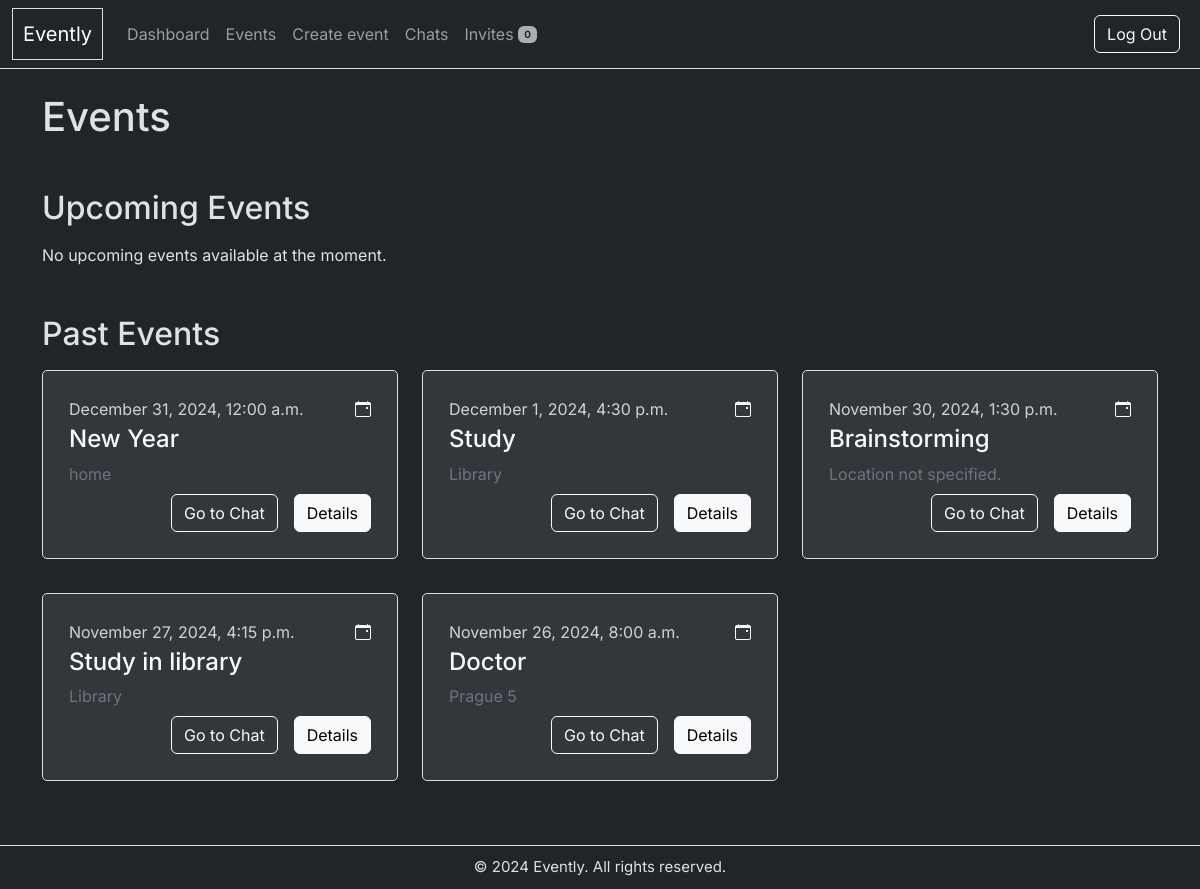
The page /events/ (signed in) on the database as committed earlier.
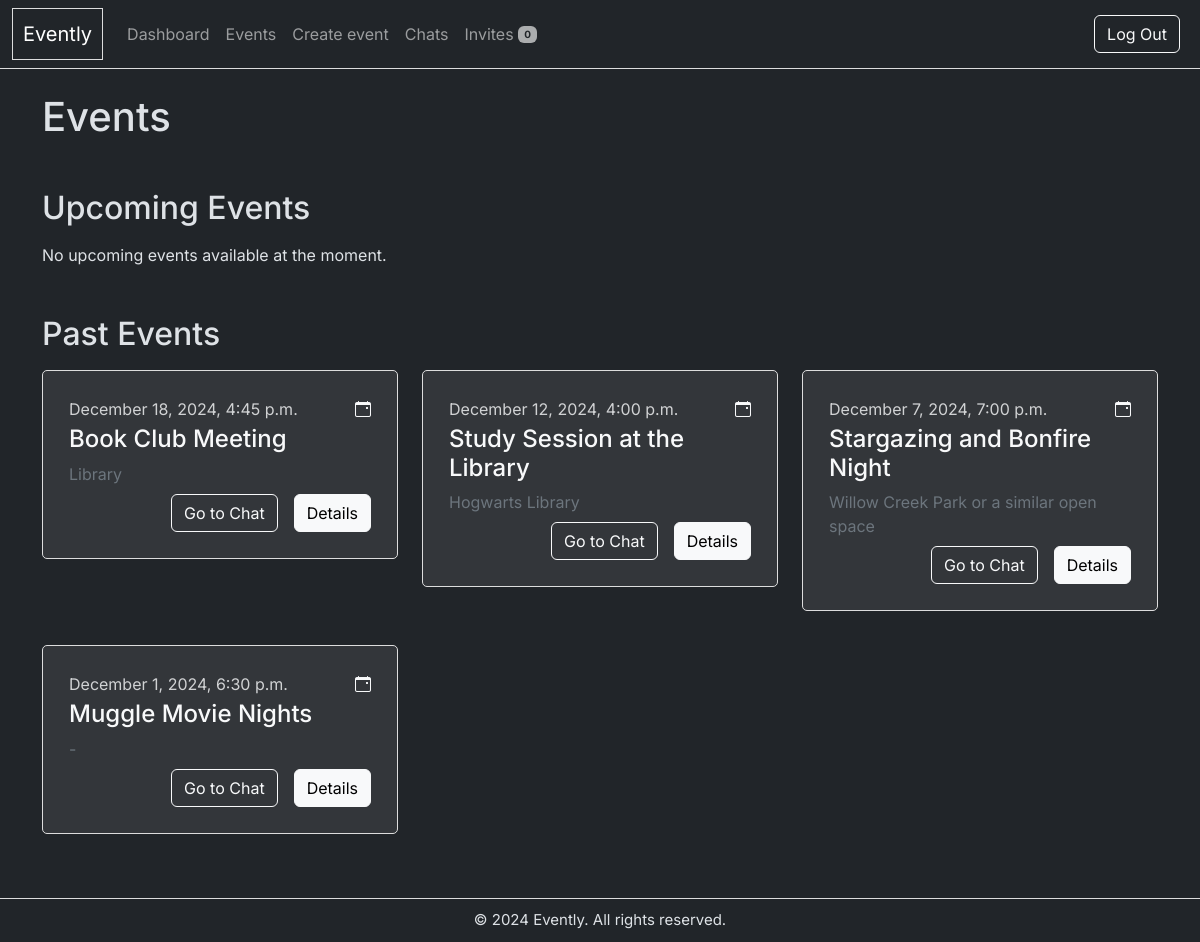
The same page on the database as committed later.
### events/models.py (models this page shows, shortened)
class Event(models.Model):
    STATUS_CHOICES = [
        ('ACTIVE', 'Active'),
        ('INACTIVE', 'Inactive'),
    ]
    title = models.CharField(max_length=200)
    date = models.DateTimeField()
    description = models.TextField()
    location = models.CharField(max_length=255)
    created_by  = models.ForeignKey(User, on_delete=models.CASCADE, related_name="created_events", default=get_default_user)
    status = models.CharField(max_length=8, choices=STATUS_CHOICES, default='ACTIVE')
    class Meta:
        indexes = [
            models.Index(fields=['date']),
            models.Index(fields=['created_by']),
            models.Index(fields=['created_by', 'date']), # Compound index for created_by and date
        ]
        ordering = ['date']

### events/views/event_views.py (the view)
# urls.py: path('events/', event_list, name='event_list'),
@login_required
def event_list(request):
    user = request.user
    current_time = now()
    events = Event.objects.filter(
        Q(created_by=user) |
        Q(rsvps__user=user, rsvps__status='YES')
    ).distinct()
    upcoming_events = events.filter(date__gt=current_time).order_by('date')
    past_events = events.filter(date__lte=current_time).order_by('-date')
    return render(request, 'events/event_list.html', {
        'events': {
            'upcoming': upcoming_events,
            'past': past_events,
        }})

### events/context_processors.py (called while the page is built)
def maybe_rsvp_count(request):
    if request.user.is_authenticated:
        return {
            'maybe_count': RSVP.objects.filter(user=request.user, status='MAYBE').count()
        }
    return {}

### events/templates/events/event_list.html
{% extends "events/layout.html" %}
{% block content %}
    <h1 class="mb-5">Events</h1>
    <div class="mb-5">
        <h2 class="mb-3">Upcoming Events</h2>
        {% if events.upcoming %}
            <div class="row">
                {% for event in events.upcoming %}
                    <div class="col-12 col-md-6 col-xl-4 mb-4">
                        {% include "includes/event_card.html" %}
                    </div>
                {% endfor %}
            </div>
        {% else %}
            <p>No upcoming events available at the moment.</p>
        {% endif %}
    </div>
    <div>
        <h2 class="mb-3">Past Events</h2>
        {% if events.past %}
            <div class="row">
                {% for event in events.past %}
                    <div class="col-12 col-md-6 col-xl-4 mb-4">
                        {% include "includes/event_card.html" %}
                    </div>
                {% endfor %}
            </div>
        {% else %}
            <p>No past events available at the moment.</p>
        {% endif %}
    </div>
{% endblock %}

### events/templates/events/layout.html (shortened to what this page needs)
{% load static %}
<!DOCTYPE html>
<html lang="en">
<head>
    <link rel="stylesheet" href="https://cdn.jsdelivr.net/npm/bootstrap@5.3.0-alpha1/dist/css/bootstrap.min.css">
    <link href="https://cdn.jsdelivr.net/npm/bootstrap-icons/font/bootstrap-icons.css" rel="stylesheet">
    <link rel="stylesheet" href="{% static 'events/styles.css' %}" />
</head>
<body>
    <div class="layout">
        <header>
            <nav class='navbar navbar-expand-md navbar-dark'>
                <div class="container-fluid">
                    <a class="navbar-brand" href="{% url 'index' %}">Evently</a>
                    <div class="collapse navbar-collapse" id="navbarNav">
                        <ul class="navbar-nav me-auto">
                            {% if user.is_authenticated %}
                                <li class="nav-item">
                                    <a class="nav-link" href="{% url 'index' %}">Dashboard</a>
                                </li>
                                <li class="nav-item">
                                    <a class="nav-link " href="{% url 'event_list' %}">Events</a>
                                </li>
                                <li class="nav-item">
                                    <a class="nav-link" href="{% url 'event_create' %}">Create event</a>
                                </li>
                                <li class="nav-item">
                                    <a class="nav-link" href="{% url 'chat_tabs' %}">Chats</a>
                                </li>
                                <li class="nav-item">
                                    <a class="nav-link d-flex align-items-center gap-1" href="{% url 'rsvp_list' %}">
                                        <span>Invites</span>
                                        <span id="maybe-badge" class="badge badge-pill text-dark">{{ maybe_count }}</span>
                                    </a>
                                </li>
                            {% endif %}
                        </ul>
                    </div>
                    <div class="d-flex align-items-center">
                        {% if user.is_authenticated %}
                            <a class="btn btn-outline-light me-2" href="{% url 'logout' %}">Log Out</a>
                        {% else %}
                            <a class="btn btn-outline-light me-2" href="{% url 'login' %}">Log In</a>
                            <a class="btn btn-primary me-2" href="{% url 'register' %}">Register</a>
                        {% endif %}
                    </div>
                </div>
            </nav>
        </header>
        <main>
            <div class="container mt-4">
                {% block content %}
                {% endblock %}
            </div>
        </main>
        <footer class="footer">
            <span>&copy; 2024 Evently. All rights reserved.</span>
        </footer>
    </div>
</body>
</html>

### events/templates/includes/event_card.html
<div class="card event-card">
    <div class="card-body">
        <div class="d-flex justify-content-between">
            <span class="text-light mb-1" style="opacity: 0.8;">{{ event.date|date:"F j, Y, g:i a" }}</span>
            <i class="bi bi-calendar-event text-light"></i>
        </div>
        <h4 class="card-title text-light mb-2">{{ event.title }}</h5>
        <p class="card-text text-secondary mb-2">
            {% if event.location %}
                {{ event.location }}
            {% else %}
                Location not specified.
            {% endif %}
        </p>
        <div class="d-flex float-end gap-3">
            <a href="{% url 'chat_tabs' %}?event_pk={{ event.pk }}" class="btn btn-outline-light">Go to Chat</a>
            <a href="{% url 'event_detail' pk=event.pk %}" class="btn btn-light">Details</a>
        </div>
    </div>
</div>

### events/static/events/styles.css (style rules this page uses)
:root { --primary-bg: #212529; --primary-text: #dee2e6; --secondary-bg: #33363a; --border-color: #ddd; --warning-bg: #ffc10721; }
* { box-sizing: border-box; }
html, body { height: 100%; margin: 0; font-family: "Inter", sans-serif; font-size: 16px; background-color: var(--primary-bg); color: var(--primary-text); }
.layout { display: grid; grid-template-rows: auto 1fr auto; min-height: 100vh; }
.navbar { border-bottom: 1px solid var(--border-color); }
.navbar-brand { padding: 10px; }
.navbar-brand, .event-card, .mg-card, .task { border: 1px solid var(--border-color); }
#maybe-badge { background-color: #ffffff9f; font-size: 10px; }
.container { overflow: hidden; box-sizing: border-box; }
.footer { margin-top: 30px; font-size: 15px; width: 100%; text-align: center; padding: 10px; border-top: 1px solid var(--border-color); }
.event-card, .task { border-radius: 5px; margin-bottom: 10px; padding: 10px; }
.event-card { max-width: 400px; background-color: var(--secondary-bg); }

Rows that differ between the two databases and show on the page:
no longer on this page (row unchanged): Event: date "December 31, 2024, 12:00 a.m.", title "New Year", location "home"
removed Event: date "December 1, 2024, 4:30 p.m.", title "Study", location "Library"
removed Event: date "November 30, 2024, 1:30 p.m.", title "Brainstorming", location "Location not specified."
removed Event: date "November 27, 2024, 4:15 p.m.", title "Study in library", location "Library"
removed Event: date "November 26, 2024, 8:00 a.m.", title "Doctor", location "Prague 5"
added Event: date "December 18, 2024, 4:45 p.m.", title "Book Club Meeting", location "Library"
added Event: date "December 12, 2024, 4:00 p.m.", title "Study Session at the Library", location "Hogwarts Library"
added Event: date "December 7, 2024, 7:00 p.m.", title "Stargazing and Bonfire Night", location "Willow Creek Park or a similar open space"
added Event: date "December 1, 2024, 6:30 p.m.", title "Muggle Movie Nights", location "-"
